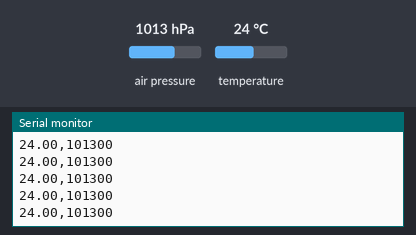
Simulated run of this sketch. Board: Arduino Nano, built with avr-gcc and run on an emulated ATmega328P. Shown: the last lines printed to the serial monitor. Inputs (shaded band) come from the test bench; at power-on: air pressure 1013 hPa, temperature 24 °C.

Above: at 1.2 s.
1.3 s: air pressure set to 952 hPa
At 1.36 s:
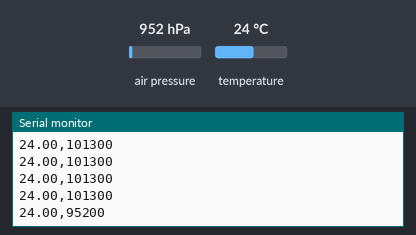
2.8 s: temperature set to 12 °C
At 2.81 s:
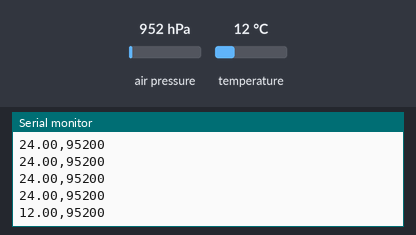
4.3 s: air pressure set to 975 hPa
At 4.33 s:
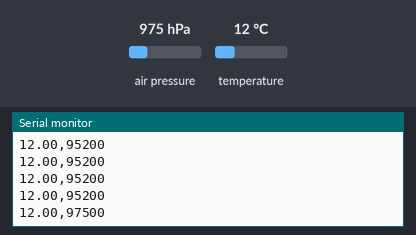
5.8 s: air pressure set to 1000 hPa
At 5.84 s:
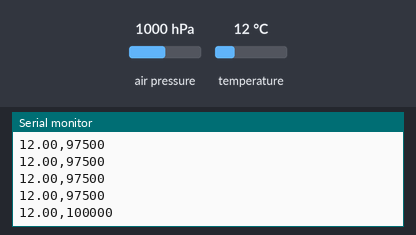
Timing chart, 0 to 8.8 s (numbered marks = the images above; inputs shaded):
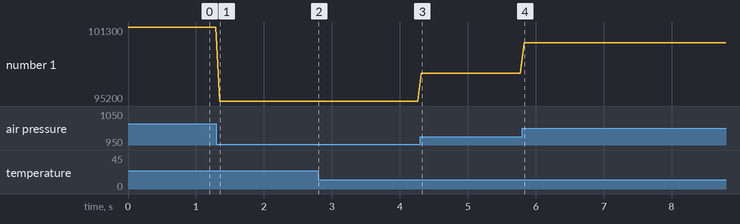

The sketch:

bmp180_uno.ino
```cpp
#include <Wire.h>
#include <Adafruit_BMP085.h>

Adafruit_BMP085 bmp;

void setup() {
  Serial.begin(9600);
  Wire.begin();
  if (!bmp.begin()) {
    Serial.println("Sensor 1 not found!");
    while (1);
  }
}


void loop() {
  float T1 = bmp.readTemperature();
  float P1 = bmp.readPressure();

  Serial.print(T1, 2); Serial.print(',');   // match Nano’s 5 Hz rate
  Serial.println(P1, 0);

  delay(50);
}
```

Measured:
- after the input at 1.3 s, the serial monitor: prints a new line after 0.05 s (image 1)
- after the input at 2.8 s, the serial monitor: prints a new line at once (image 2)
- after the input at 4.3 s, the serial monitor: prints a new line at once (image 3)
- after the input at 5.8 s, the serial monitor: prints a new line at once (image 4)
- plotted number 1: 101300 → 95200 after the input at 1.3 s, 95200 → 97500 after the input at 4.3 s, 97500 → 100000 after the input at 5.8 s
